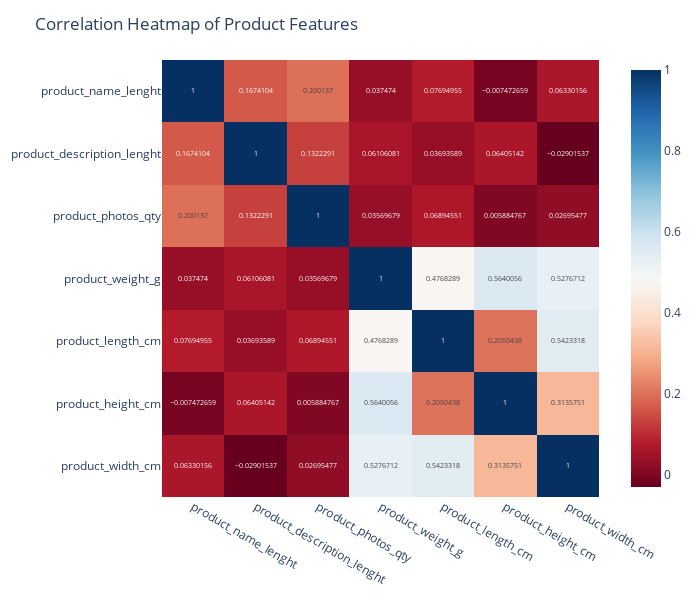

This figure's notebook cell:
### Code cell
# Select only numeric columns for correlation:
numeric_cols = [
    'product_name_lenght',
    'product_description_lenght',
    'product_photos_qty',
    'product_weight_g',
    'product_length_cm',
    'product_height_cm',
    'product_width_cm'
]

# Compute the correlation matrix:
corr_matrix = df_products[numeric_cols].corr()

# Create the heatmap:
fig = px.imshow(
    corr_matrix,
    text_auto=True,
    color_continuous_scale='RdBu',
    title='Correlation Heatmap of Product Features'
)

fig.update_layout(
    autosize=True,
    width=700,
    height=600,
    margin=dict(l=40, r=40, t=60, b=40),
    xaxis_title=None,
    yaxis_title=None
)

fig.show()

### Figure 1 — Plotly figure (JSON) as saved in the notebook; plotly's stock layout.template omitted (floating-point values rounded to 4 significant figures)
{"data": [{"coloraxis": "coloraxis", "hovertemplate": "x: %{x}<br>y: %{y}<br>color: %{z}<extra></extra>", "name": "0", "texttemplate": "%{z}", "type": "heatmap", "x": ["product_name_lenght", "product_description_lenght", "product_photos_qty", "product_weight_g", "product_length_cm", "product_height_cm", "product_width_cm"], "xaxis": "x", "y": ["product_name_lenght", "product_description_lenght", "product_photos_qty", "product_weight_g", "product_length_cm", "product_height_cm", "product_width_cm"], "yaxis": "y", "z": [[1, 0.1674, 0.2001, 0.03747, 0.07695, -0.007473, 0.0633], [0.1674, 1, 0.1322, 0.06106, 0.03694, 0.06405, -0.02902], [0.2001, 0.1322, 1, 0.0357, 0.06895, 0.005885, 0.02695], [0.03747, 0.06106, 0.0357, 1, 0.4768, 0.564, 0.5277], [0.07695, 0.03694, 0.06895, 0.4768, 1, 0.205, 0.5423], [-0.007473, 0.06405, 0.005885, 0.564, 0.205, 1, 0.3136], [0.0633, -0.02902, 0.02695, 0.5277, 0.5423, 0.3136, 1]]}], "layout": {"autosize": true, "coloraxis": {"colorscale": [[0, "rgb(103,0,31)"], [0.1, "rgb(178,24,43)"], [0.2, "rgb(214,96,77)"], [0.3, "rgb(244,165,130)"], [0.4, "rgb(253,219,199)"], [0.5, "rgb(247,247,247)"], [0.6, "rgb(209,229,240)"], [0.7, "rgb(146,197,222)"], [0.8, "rgb(67,147,195)"], [0.9, "rgb(33,102,172)"], [1, "rgb(5,48,97)"]]}, "height": 600, "margin": {"b": 40, "l": 40, "r": 40, "t": 60}, "title": {"text": "Correlation Heatmap of Product Features"}, "width": 700, "xaxis": {"anchor": "y", "constrain": "domain", "domain": [0, 1], "scaleanchor": "y", "title": {}}, "yaxis": {"anchor": "x", "autorange": "reversed", "constrain": "domain", "domain": [0, 1], "title": {}}}}
